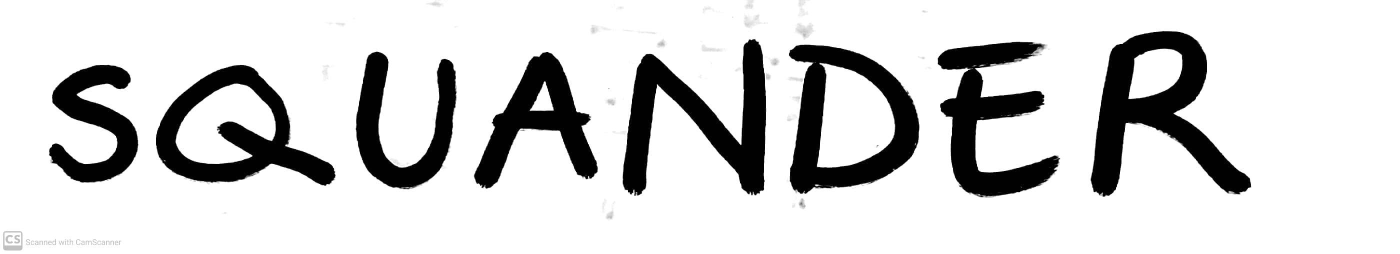
#> input picture ML/test_images/w1.jpg, 2800 x 507 px (shown at 1/2 size)
$ jupyter execute --allow-errors alpha_extracter.ipynb
#> lines starting #> are read from the running program, lines starting #| are printed output that depends on the picture; after the words box and inside, x2 and y2 are one past the last pixel; in counts of white or black regions, pixels touching at a corner belong together
[cell 1]
import numpy as np
import cv2
import matplotlib.pyplot as plt
from sklearn.preprocessing import StandardScaler
from tensorflow.keras.models import load_model

[cell 2]
image = cv2.imread('test_images/w1.jpg')
#> image is the input picture: shape (507, 2800, 3); min 0, max 255, mean 211
im = image.copy()
imgray = cv2.cvtColor(im, cv2.COLOR_BGR2GRAY)
ret, thresh = cv2.threshold(imgray, 127, 255, 0)
#> thresh: shape (507, 2800); 82.8% white; 13 black regions (5 under 20 px)
contours, hierarchy = cv2.findContours(thresh, cv2.RETR_TREE, cv2.CHAIN_APPROX_SIMPLE)
#> contours = 34 contours, 21 with area under 20; largest, box (x1, y1, x2, y2) and area: (0, 0, 2800, 507) 1416294, (1577, 89, 1840, 388) 58044, (311, 129, 672, 372) 52107, (2180, 61, 2503, 394) 49982, (1245, 77, 1533, 393) 36290
plt.imshow(im, cmap='gray')
print(hierarchy)
#> (printed output is left out)

[cell 3]
plt.imshow(imgray, cmap='gray')
imgray = imgray.flatten()
imgray.shape
#> Out = (1419600,)

[cell 4]
with_contours = cv2.drawContours(im, contours, -1, (0,255,0), 3)
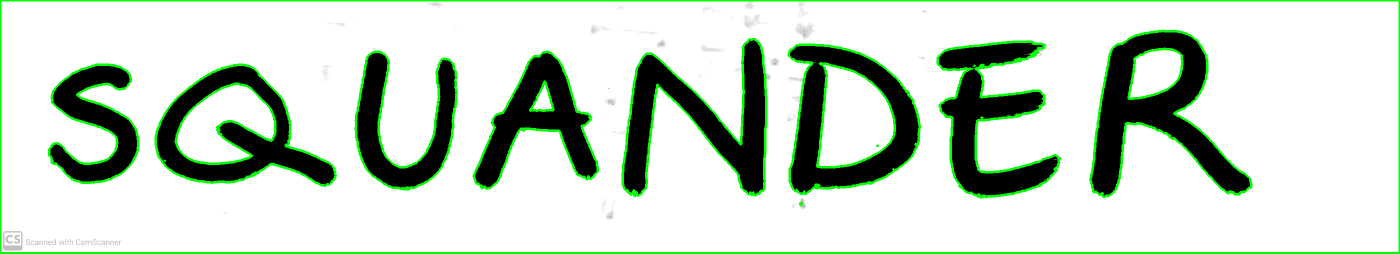
#> with_contours: shape (507, 2800, 3) (shown at 1/2 size); mean B, G, R 201.5, 215.1, 201.5
plt.imshow(im, cmap='gray')

[cell 5]
# NEW
new_images = []
order = []
for hr,c in zip(hierarchy[0],contours):
  x, y, w, h = cv2.boundingRect(c)
    # Make sure contour area is large enough
  if hr[3]==0 and (cv2.contourArea(c)) > 100: #Used to be 9000, now 100
    order.append(x)
    cv2.rectangle(with_contours,(x,y), (x+w,y+h), (255,0,0), 5)
    alpha_im = image[y:(y+h),x:(x+w)]
    alpha_im = cv2.cvtColor(alpha_im, cv2.COLOR_BGR2GRAY)
    alpha_im = cv2.bitwise_not(alpha_im)
    alpha_im = cv2.copyMakeBorder(alpha_im,100,100,100,100,cv2.BORDER_CONSTANT)
    alpha_im = cv2.resize(alpha_im, (28,28)).flatten()

    new_images.append(alpha_im)
#> this loop made 34 passes
#> (hr, x, y, w, h) on passes 2, 4, 5, 7, 8, 9, 10, 11, 12, 13, 15, 16: ([2, -1, -1, 0], 1600, 405, 5, 5), ([4, 2, -1, 0], 1045, 259, 4, 3), ([8, 3, 5, 0], 311, 129, 361, 243), ([7, 5, -1, 4], 437, 257, 1, 1), ([-1, 6, -1, 4], 351, 167, 201, 161), ([9, 4, -1, 0], 97, 129, 180, 237), ([10, 8, -1, 0], 2069, 103, 8, 4), ([12, 9, 11, 0], 947, 103, 249, 275), ([-1, -1, -1, 10], 1060, 163, 47, 59), ([15, 10, 13, 0], 711, 103, 203, 276), ([-1, 13, -1, 12], 805, 375, 1, 1), ([22, 12, 16, 0], 1577, 89, 263, 299)
#> (hr, c, x, y, w, h) on passes 1, 3, 6, 14, 17, 20: ([-1, -1, 1, -1], [[0, 0], [0, 506], [2799, 506], [2799, 0]], 0, 0, 2800, 507), ([3, 1, -1, 0], [[510, 347], [511, 346], [512, 347], [511, 348]], 510, 346, 3, 3), ([6, -1, -1, 4], [[329, 321], [330, 321]], 329, 321, 2, 1), ([14, -1, -1, 12], [[811, 375], [817, 375]], 811, 375, 7, 1), ([17, -1, -1, 15], [[1608, 382], [1608, 383]], 1608, 382, 1, 2), ([20, 18, -1, 15], [[1831, 287], [1830, 288], [1831, 288]], 1830, 287, 2, 2)
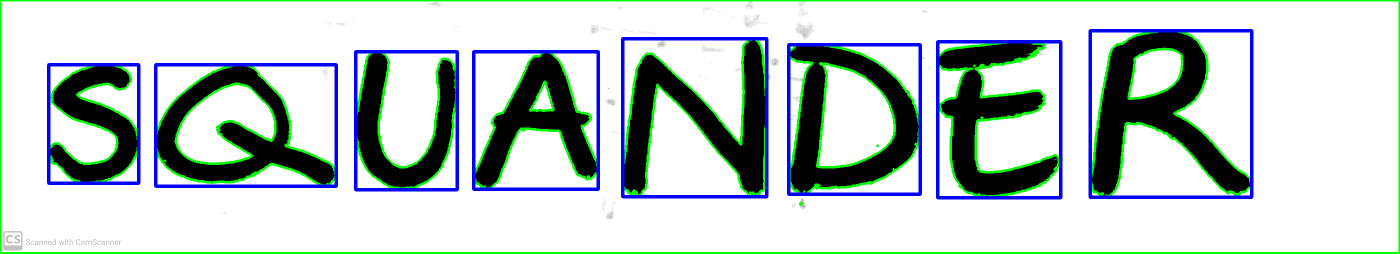
#> with_contours: shape (507, 2800, 3) (shown at 1/2 size); 4.33% of pixels changed, all inside (x1, y1, x2, y2) = (94, 58, 2507, 399)
#> after the loop, new_images = 8 items; order = [311, 97, 947, 711, 1577, 1875, 1245, 2180]

temp = []
order = np.argsort(order)
#> order = [1, 0, 3, 2, 6, 4, 5, 7]
for i in order:
    temp.append(new_images[i])
#> this loop made 8 passes
#> i on passes 2, 4, 5, 6, 7: 0, 2, 6, 4, 5
#> after the loop, temp = 8 items
new_images = np.array(temp)
new_images.shape
#> Out = (8, 784)

[cell 6]
# [19 lines of commented-out code are left out]

[cell 7]
plt.imshow(with_contours)

[cell 8]
plt.imshow(new_images[0].reshape(28,28), cmap='gray')
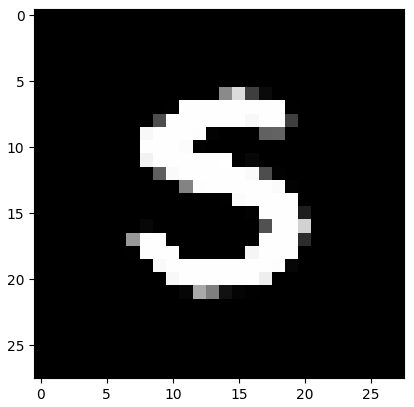
#> figure drawn by matplotlib, 1 panel

[cell 9]
A_Z = ['A','B','C','D','E','F','G','H','I','J','K','L','M','N','O','P','Q','R','S','T','U','V','W','X','Y','Z']
#> (the rest of this cell did not finish here and is left out)

[cell 10]
# scaler = StandardScaler()
# new_images = scaler.fit_transform(new_images)

[cell 11]
from joblib import load
#> (the rest of this cell did not finish here and is left out)

[cell 12]
plt.imshow(new_images[0].reshape(28,28), cmap='gray')

[cell 13]
new_images.shape
#> Out = (8, 784)

$ run again, with ML/test_images/w2.jpg copied over ML/test_images/w1.jpg
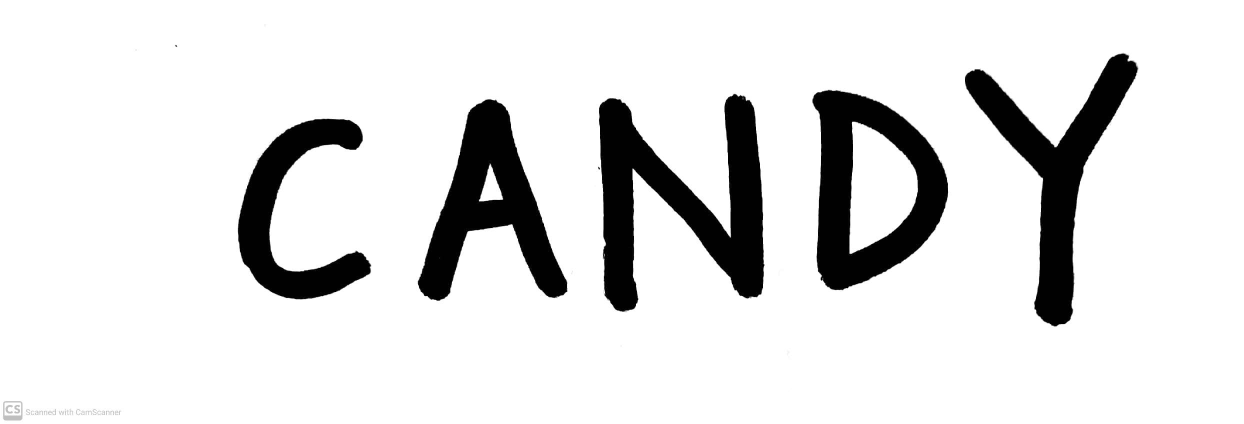
#> input picture ML/test_images/w2.jpg, 2488 x 847 px (shown at 1/2 size)
#> image is the input picture: shape (847, 2488, 3); min 0, max 255, mean 224
#> thresh: shape (847, 2488); 87.8% white; 8 black regions (3 under 20 px)
#> contours = 13 contours, 5 with area under 20; largest, box (x1, y1, x2, y2) and area: (0, 0, 2488, 847) 2104002, (1624, 179, 1897, 581) 78676, (1197, 187, 1530, 624) 66895, (835, 198, 1135, 602) 52072, (1929, 106, 2277, 654) 52044, (475, 237, 743, 600) 37330, (1699, 243, 1836, 508) 24646, (958, 327, 1006, 403) 1738
#| [[[-1 -1  1 -1]
#|   [ 2 -1 -1  0]
#|   [ 3  1 -1  0]
#|   [ 4  2 -1  0]
#|   [ 6  3  5  0]
#|   [-1 -1 -1  4]
#> (further printed lines are left out)
#> the loop `for hr,c in zip(hierarchy[0],contours):` made 13 passes
#> (hr, x, y, w, h) on passes 3, 4, 5, 6, 7, 10, 11, 12: ([3, 1, -1, 0], 1195, 333, 6, 7), ([4, 2, -1, 0], 475, 237, 268, 363), ([6, 3, 5, 0], 835, 198, 300, 404), ([-1, -1, -1, 4], 958, 327, 48, 76), ([9, 4, 7, 0], 1197, 187, 333, 437), ([11, 6, 10, 0], 1624, 179, 273, 402), ([-1, -1, -1, 9], 1699, 243, 137, 265), ([12, 9, -1, 0], 1929, 106, 348, 548)
#> after the loop `for hr,c in zip(hierarchy[0],contours):`:
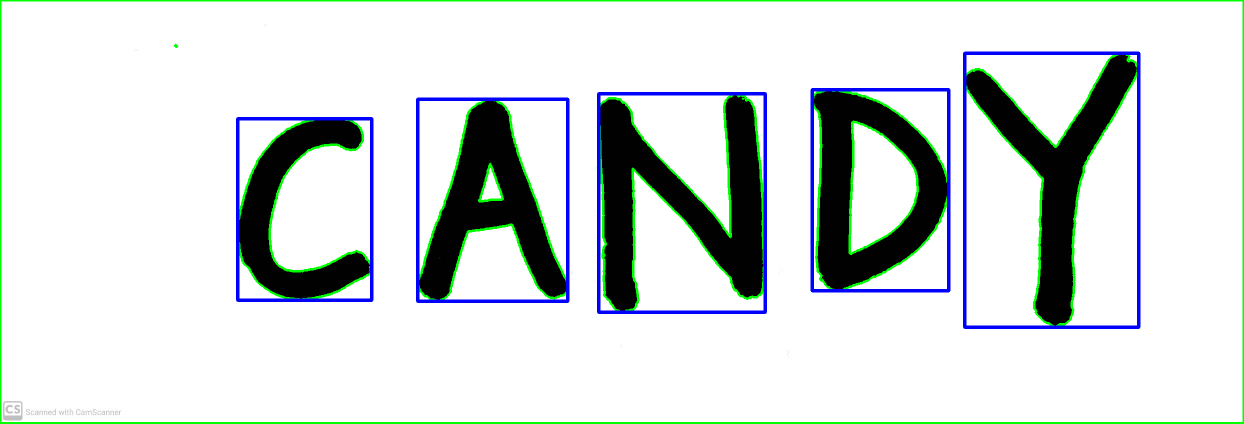
#> with_contours: shape (847, 2488, 3) (shown at 1/2 size); mean B, G, R 219.2, 219.8, 212.9
#> after the loop `for hr,c in zip(hierarchy[0],contours):`: new_images = 5 items; order = [475, 835, 1197, 1624, 1929]
#> `order = np.argsort(order)`: order = [0, 1, 2, 3, 4]
#> the loop `for i in order:` made 5 passes
#> after the loop `for i in order:`: temp = 5 items
#> `[cell 8] plt.imshow(new_images[0].reshape(28,28), cmap='gray')`:
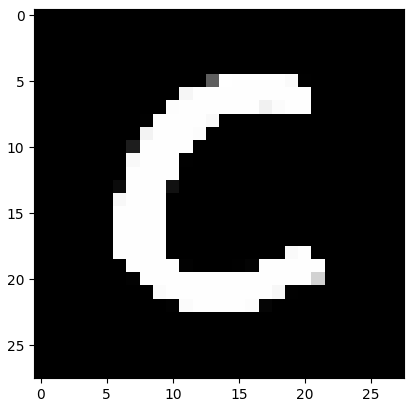
#> figure drawn by matplotlib, 1 panel

$ run again, with ML/test_images/w3.jpg copied over ML/test_images/w1.jpg
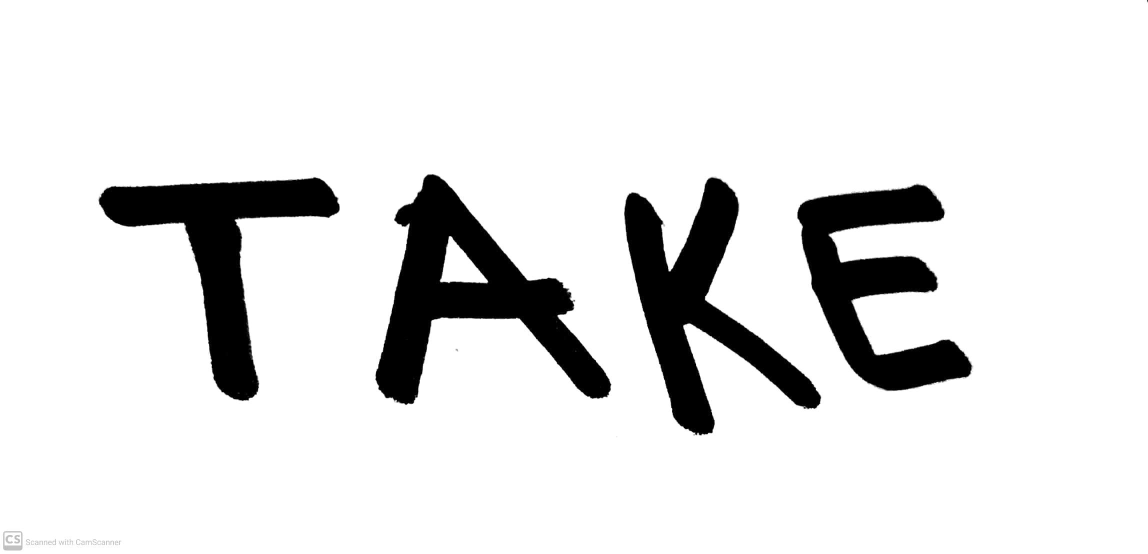
#> input picture ML/test_images/w3.jpg, 2296 x 1107 px (shown at 1/2 size)
#> image is the input picture: shape (1107, 2296, 3); min 0, max 255, mean 227
#> thresh: shape (1107, 2296); 89% white; 6 black regions (2 under 20 px)
#> contours = 7 contours, 1 with area under 20; largest, box (x1, y1, x2, y2) and area: (0, 0, 2296, 1107) 2538266, (750, 348, 1223, 811) 85420, (1248, 354, 1643, 872) 70513, (197, 354, 680, 802) 65992, (1594, 368, 1945, 782) 65002, (880, 472, 976, 566) 4518
#| [[[-1 -1  1 -1]
#|   [ 2 -1 -1  0]
#|   [ 3  1 -1  0]
#|   [ 4  2 -1  0]
#|   [ 5  3 -1  0]
#|   [-1  4  6  0]
#> (further printed lines are left out)
#> the loop `for hr,c in zip(hierarchy[0],contours):` made 7 passes
#> (hr, x, y, w, h) on passes 1 to 7: ([-1, -1, 1, -1], 0, 0, 2296, 1107), ([2, -1, -1, 0], 1146, 599, 4, 5), ([3, 1, -1, 0], 1594, 368, 351, 414), ([4, 2, -1, 0], 1248, 354, 395, 518), ([5, 3, -1, 0], 197, 354, 483, 448), ([-1, 4, 6, 0], 750, 348, 473, 463), ([-1, -1, -1, 5], 880, 472, 96, 94)
#> after the loop `for hr,c in zip(hierarchy[0],contours):`:
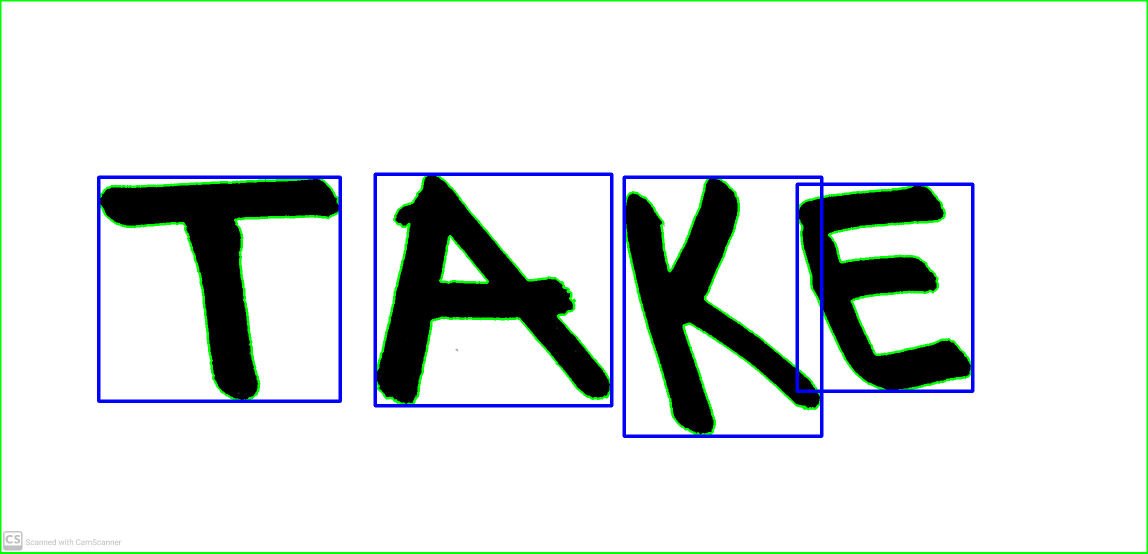
#> with_contours: shape (1107, 2296, 3) (shown at 1/2 size); mean B, G, R 223.2, 223.8, 218.2
#> after the loop `for hr,c in zip(hierarchy[0],contours):`: new_images = 4 items; order = [1594, 1248, 197, 750]
#> `order = np.argsort(order)`: order = [2, 3, 1, 0]
#> the loop `for i in order:` made 4 passes
#> i on passes 1 to 4: 2, 3, 1, 0
#> after the loop `for i in order:`: temp = 4 items
#> `[cell 8] plt.imshow(new_images[0].reshape(28,28), cmap='gray')`:
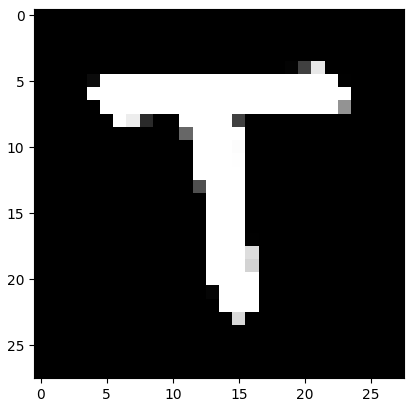
#> figure drawn by matplotlib, 1 panel

$ run again, with ML/test_images/w4.jpg copied over ML/test_images/w1.jpg
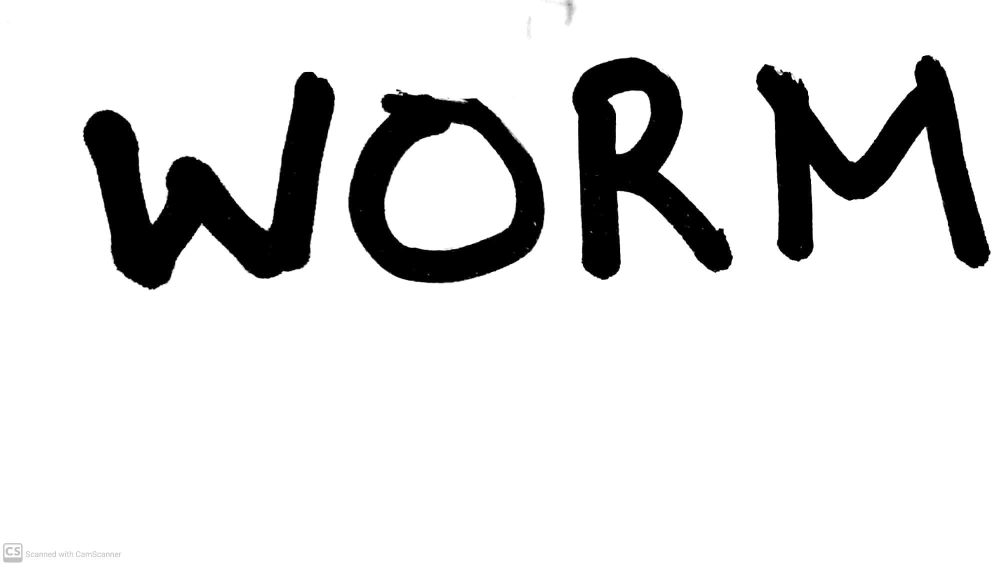
#> input picture ML/test_images/w4.jpg, 2010 x 1131 px (shown at 1/2 size)
#> image is the input picture: shape (1131, 2010, 3); min 0, max 255, mean 221.1
#> thresh: shape (1131, 2010); 86.7% white; 5 black regions (1 under 20 px)
#> contours = 12 contours, 5 with area under 20; largest, box (x1, y1, x2, y2) and area: (0, 0, 2010, 1131) 2270170, (696, 178, 1090, 567) 116696, (165, 143, 671, 580) 93629, (1511, 110, 1982, 538) 77901, (1144, 114, 1466, 561) 74916, (769, 245, 1033, 501) 50182, (1215, 181, 1302, 308) 7252
#| [[[-1 -1  1 -1]
#|   [ 5 -1  2  0]
#|   [ 3 -1 -1  1]
#|   [ 4  2 -1  1]
#|   [-1  3 -1  1]
#|   [ 6  1 -1  0]
#> (further printed lines are left out)
#> the loop `for hr,c in zip(hierarchy[0],contours):` made 12 passes
#> (hr, x, y, w, h) on passes 2, 3, 4, 5, 6, 8, 10, 11: ([5, -1, 2, 0], 696, 178, 394, 389), ([3, -1, -1, 1], 1068, 445, 4, 6), ([4, 2, -1, 1], 769, 245, 264, 256), ([-1, 3, -1, 1], 798, 187, 8, 4), ([6, 1, -1, 0], 165, 143, 506, 437), ([11, 6, 8, 0], 1144, 114, 322, 447), ([10, 8, -1, 7], 1376, 431, 1, 1), ([-1, 9, -1, 7], 1215, 181, 87, 127)
#> after the loop `for hr,c in zip(hierarchy[0],contours):`:
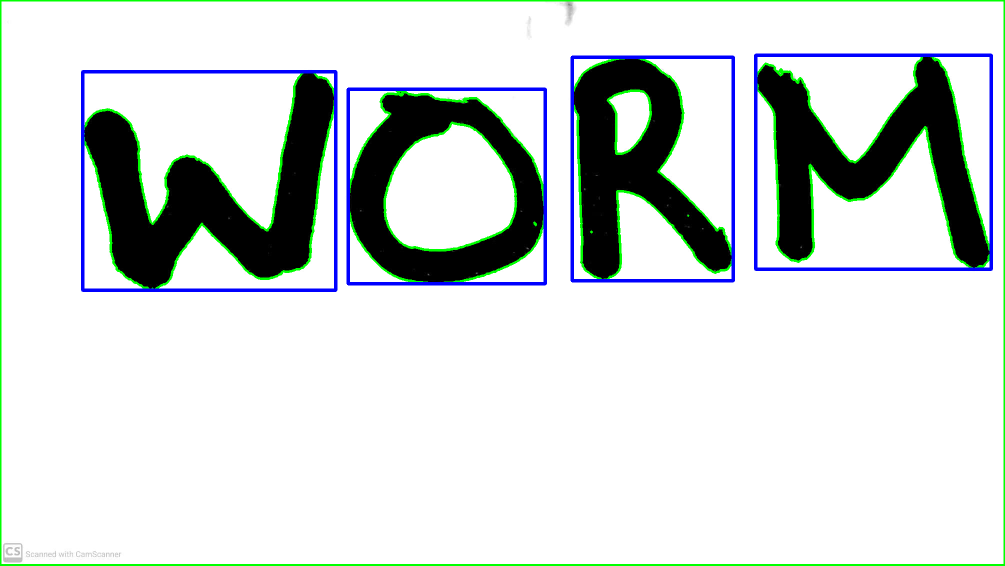
#> with_contours: shape (1131, 2010, 3) (shown at 1/2 size); mean B, G, R 216.6, 217.6, 211.3
#> after the loop `for hr,c in zip(hierarchy[0],contours):`: new_images = 4 items; order = [696, 165, 1144, 1511]
#> `order = np.argsort(order)`: order = [1, 0, 2, 3]
#> the loop `for i in order:` made 4 passes
#> i on pass 2: 0
#> after the loop `for i in order:`: temp = 4 items
#> `[cell 8] plt.imshow(new_images[0].reshape(28,28), cmap='gray')`:
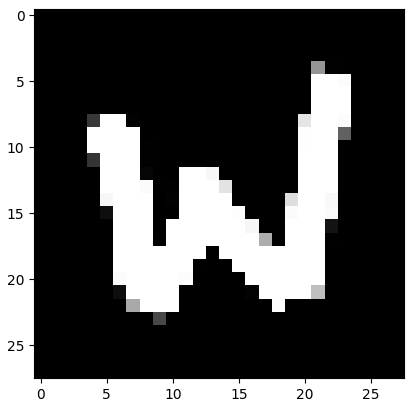
#> figure drawn by matplotlib, 1 panel
